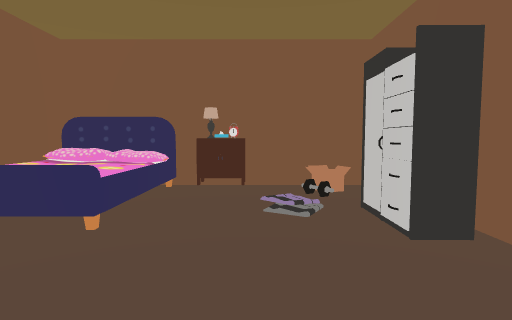
View 1 (above)

17 first-person views from a walk through a scene from a Unity 3-D project. The camera is 1.3 m above the floor, tilts 4° down and sees 80° across. The floor is counted in squares, 1 m on a side. Each view is taken from the middle of a square. On the plan, view 1 faces up. The plan holds only what a view shows up to about 14 squares ahead; the rest is blank. The place goes on beyond the plan. The player is left out.

View 2
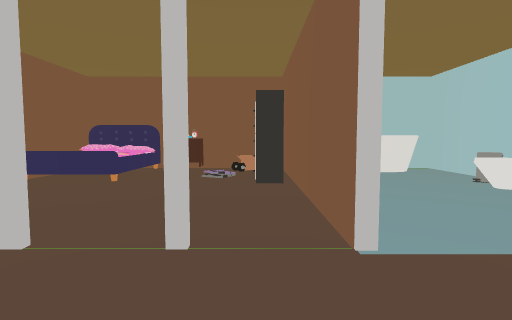

View 3
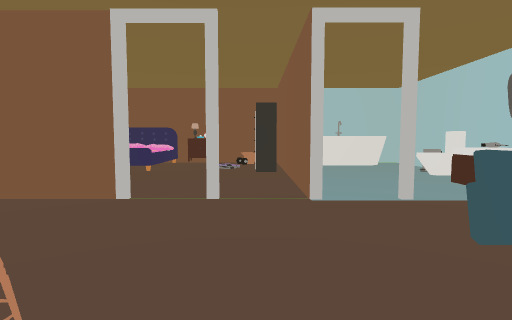

View 4
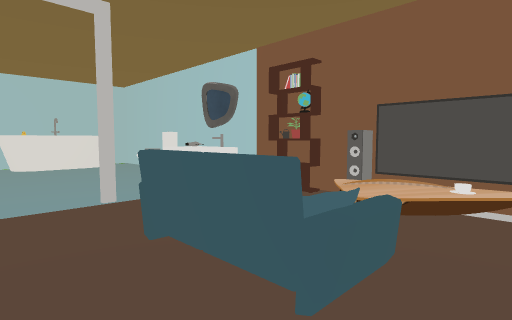

View 5
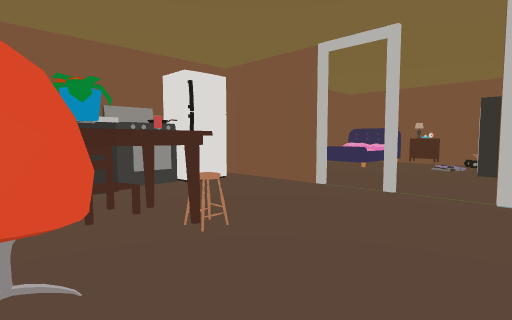

View 6
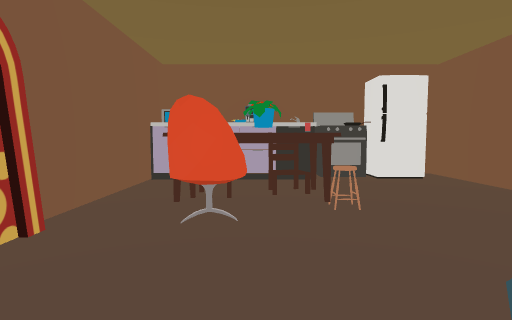

View 7
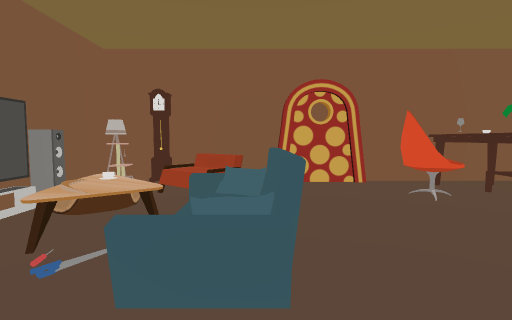

View 8
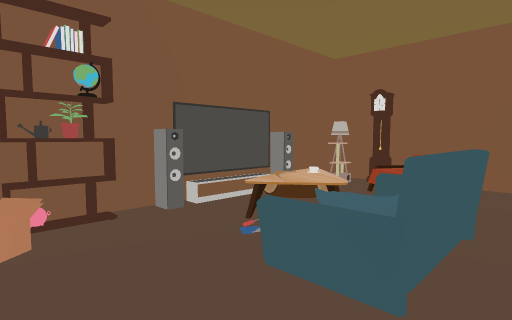

View 9
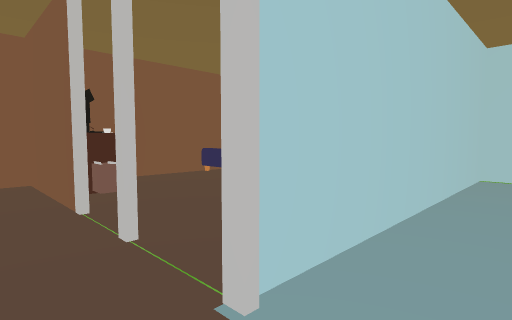

View 10
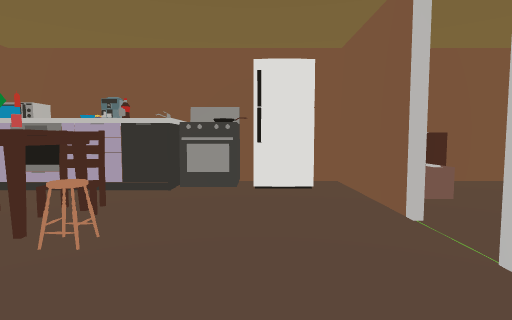

View 11
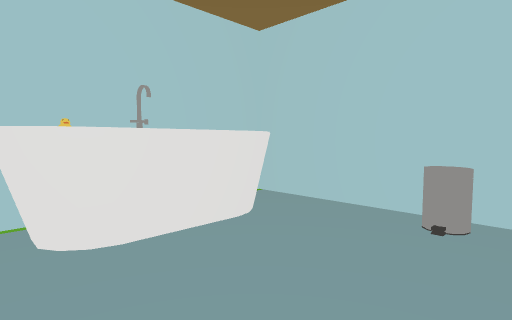

View 12
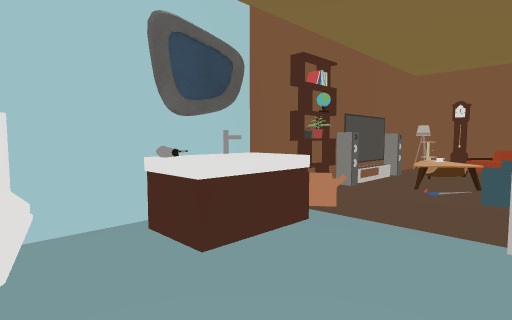

View 13
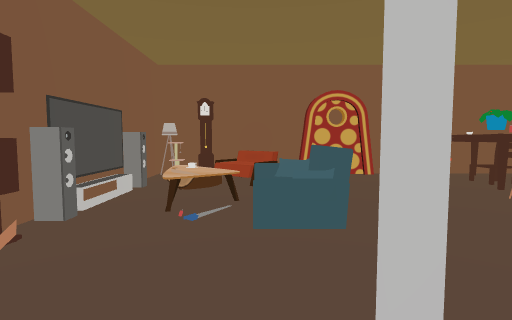

View 14
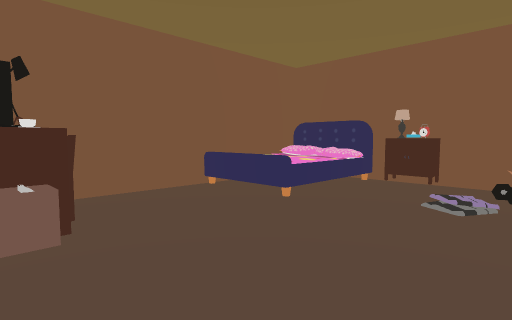

View 15
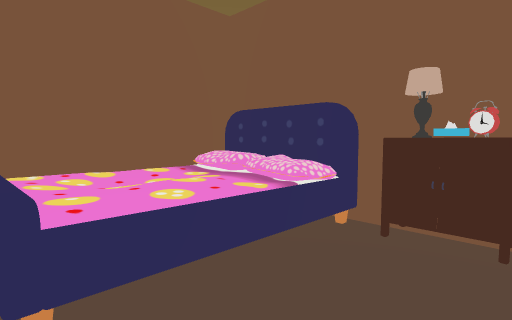

View 16
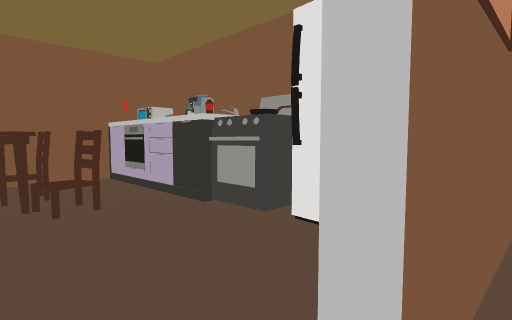

View 17
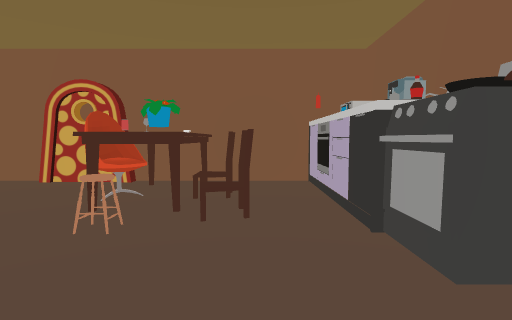

### Floor plan
Key: @ floor where view 1 was taken; # wall or solid block; . main floor; : floor 0.5 m higher than the main floor; / step, stairs or slope; = window, fence, low wall or low ledge; B bed; A box; C closet; M computer; S sofa; H shelf; T table; F fridge; E stove; I chair; R armchair; L clock; O other object.
Columns run from 5 left of view 1 to 10 right of it. Each row starts with its distance up from view 1.
  9 #  #############
  8 BBBBOO==#OOOO .#
  7 BBBB..A:#OOOOO.#
  6 BBBB.//C#......#
  5 BBBB...C#......#
  4 BBB....C#.....O#
  3 #.......#....OO#
  2 #.......#......#
  1 #.......#......#
  0 MIM..@..#.....O#
 -1 MMMA#.#.#.#....#
 -2 #............OA#
 -3 F#............O#
 -4 #F........S...H#
 -5 EE........S...##
 -6 EE...O....STTT##
 -7 TT.ITTT...SSTT##
 -8 TT..TOI......T##
 -9  T..ITII..RRR. #
-10 TT.........RROO#
-11 #T.....###...LO#
-12   ###### ####

Where each view was taken, in squares from view 1:
view 1: 0 up, 0 right, facing up
view 2: 5 down, 2 right, facing up
view 3: 8 down, 2 right, facing up
view 4: 8 down, 3 right, facing up-right
view 5: 9 down, 4 right, facing up-left
view 6: 8 down, 6 right, facing left
view 7: 2 down, 5 right, facing down
view 8: 2 down, 4 right, facing down-right
view 9: 3 down, 5 right, facing up-left
view 10: 4 down, 4 right, facing left
view 11: 3 up, 4 right, facing up-right
view 12: 3 up, 5 right, facing down-right
view 13: 0 up, 6 right, facing down
view 14: 1 down, 2 right, facing up-left
view 15: 4 up, 0 right, facing up-left
view 16: 1 down, 0 right, facing down-left
view 17: 2 down, 2 left, facing down
